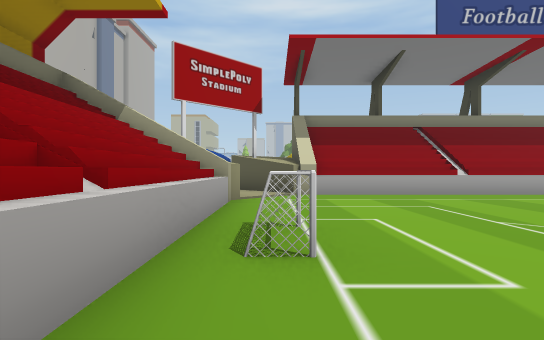
View 1 (above)

22 first-person views from a walk through a Unity game level. The camera is 1.2 m above the floor, looks level and sees 80° across. Doors are open. The floor is counted in squares, 2 m on a side. Each view is taken from the middle of a square. On the plan, view 1 faces up. The plan holds only what a view shows up to about 10 squares ahead; the rest is blank. The place goes on beyond the plan. The player character is not drawn. Some animated figures are not drawn. Some surface patterns are stand-ins.

View 2
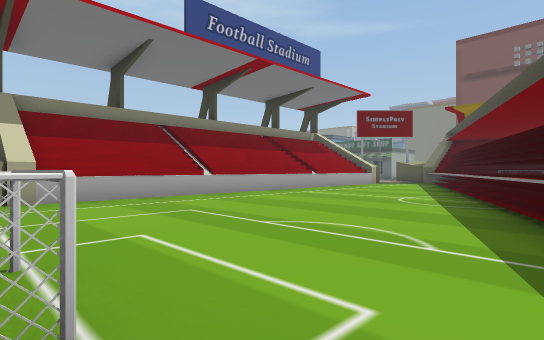

View 3
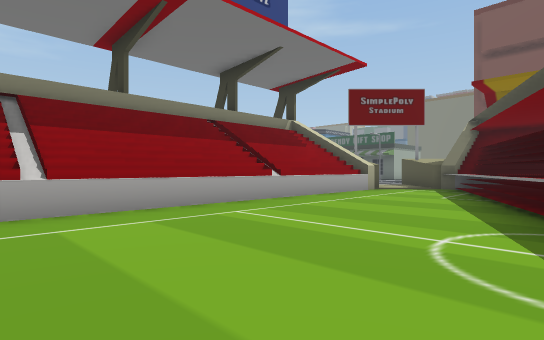

View 4
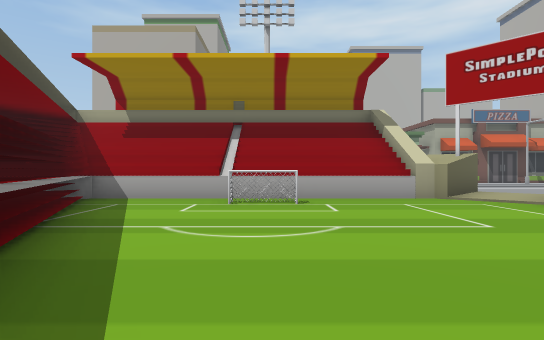

View 5
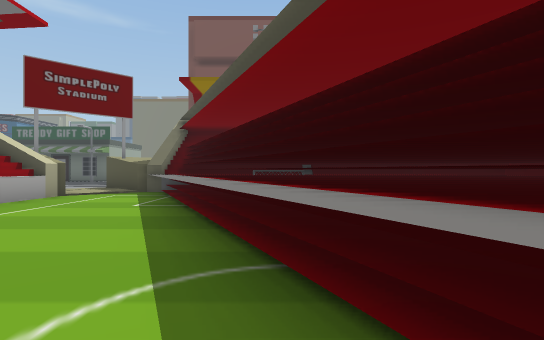

View 6
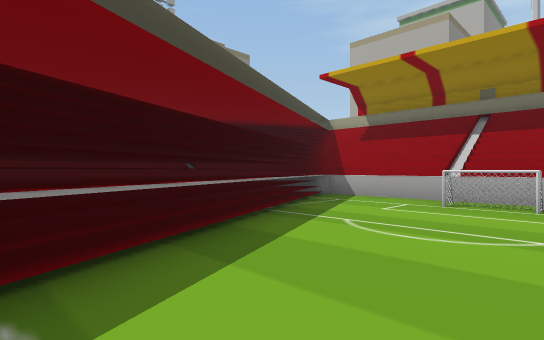

View 7
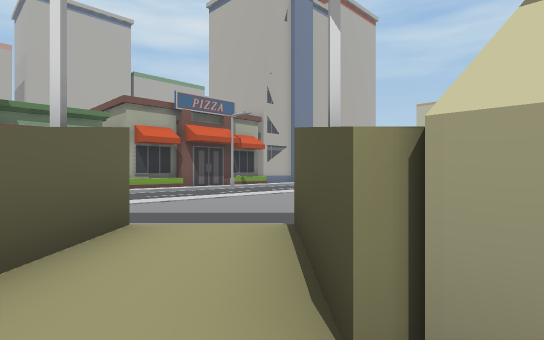

View 8
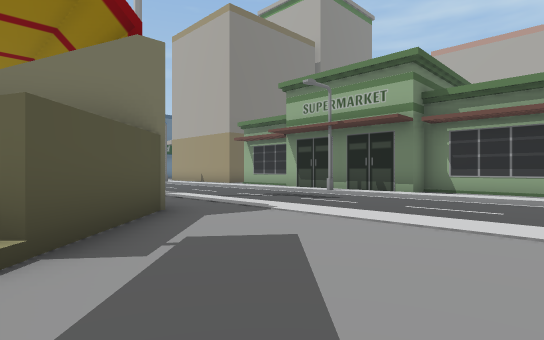

View 9
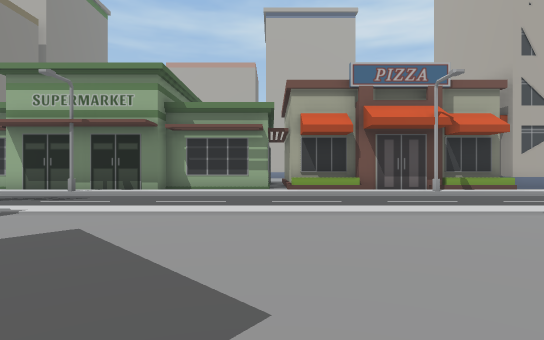

View 10
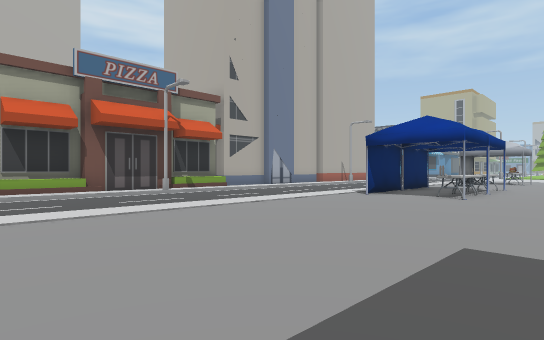

View 11
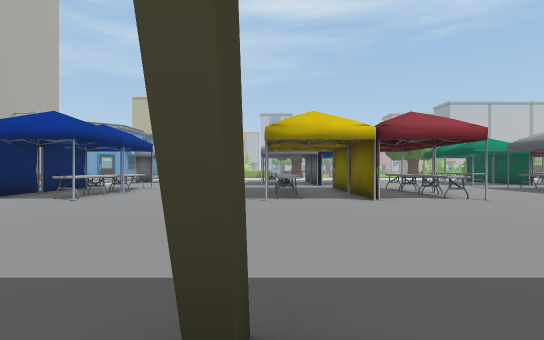

View 12
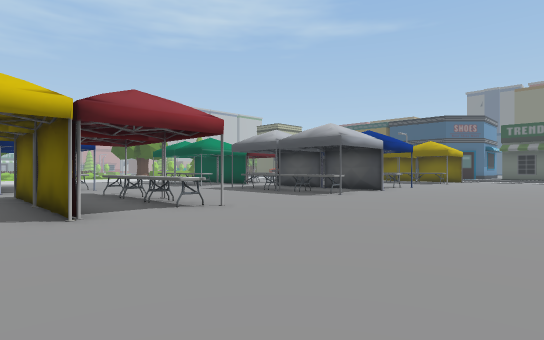

View 13
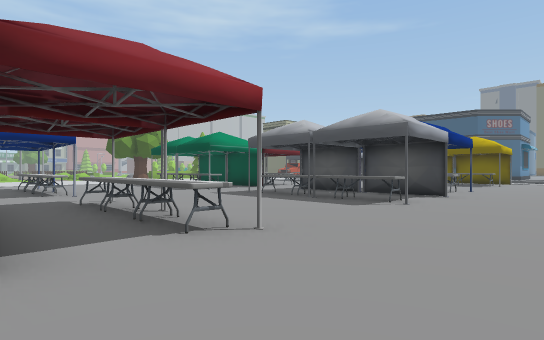

View 14
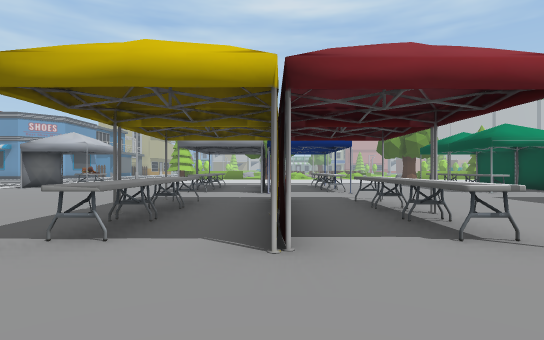

View 15
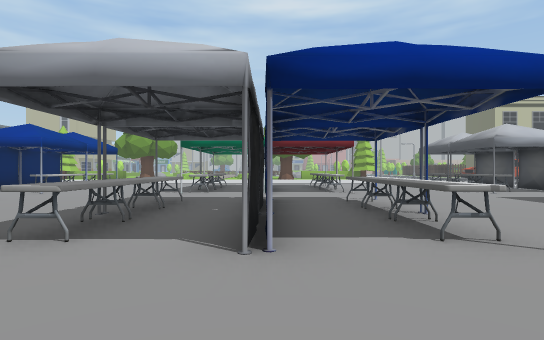

View 16
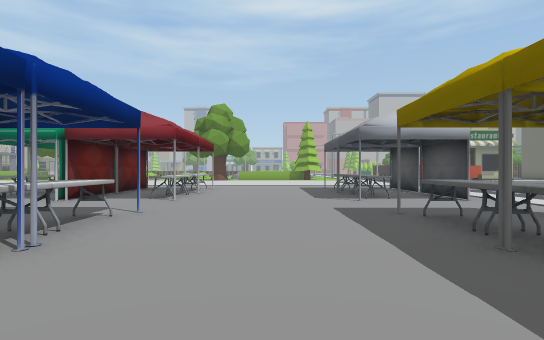

View 17
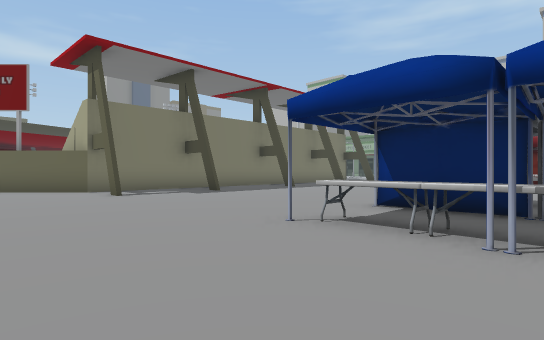

View 18
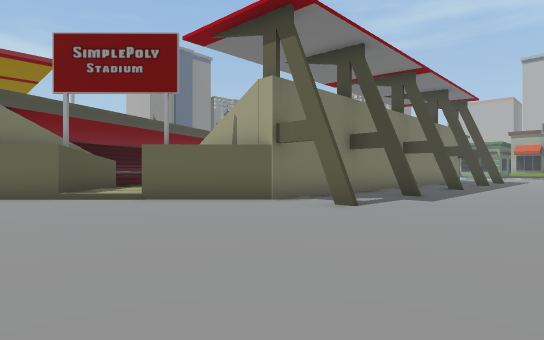

View 19
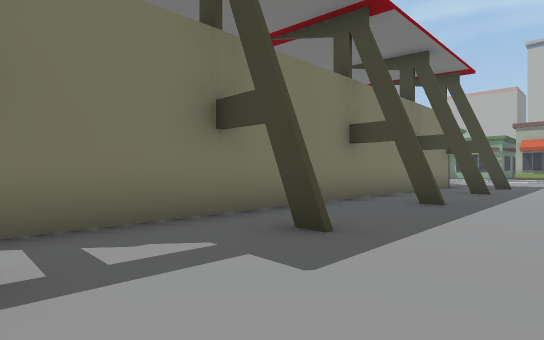

View 20
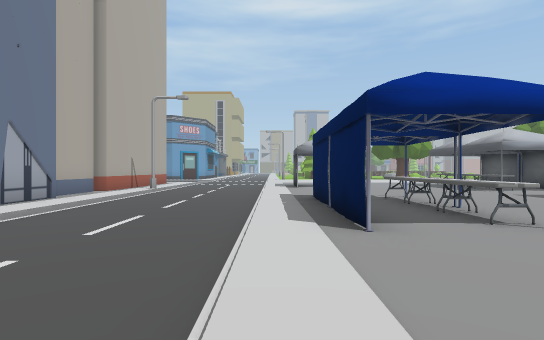

View 21
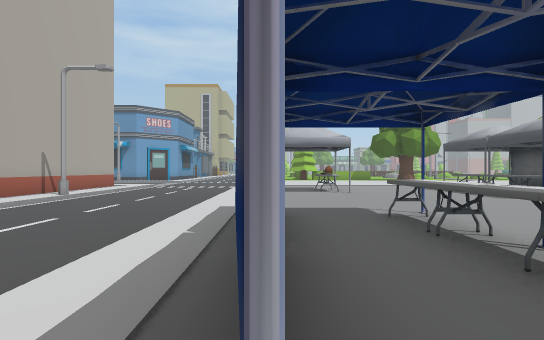

View 22
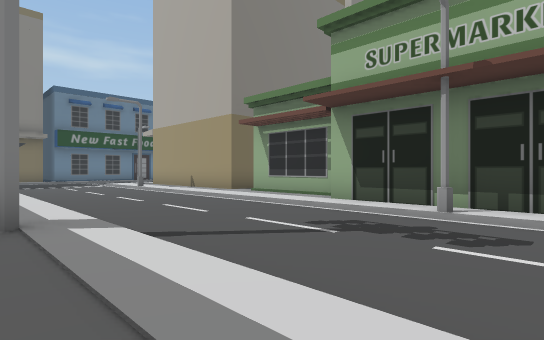

### Floor plan
Key: @ floor where view 1 was taken; # wall or solid block; . main floor; : floor 0.25 m higher than the main floor; / step, stairs or slope; ^ raised ledge; O other object.
Columns run from 13 left of view 1 to 18 right of it. Each row starts with its distance up from view 1.
 28   O/... O. ...O O.O     O.O...O.
 27   O/...:O.O...O O.O. .O O.O...O.
 26   OO...:......O.O.O...O.O.O...O.
 25   O/...:......O.O.O...O.O.O...O.
 24   O/...:........................
 23   O/...:........................
 22   O/...:O.O...O.O.O...O.O.O...O.
 21   O/...:O.O...O.O.O...O.O.O...O.
 20    /...:O.O...O.O.O...O.O.O...
 19    /...:O.O...O.O.O...O.O.O...
 18   O/...:..... ................O
 17   O/...:..... ................
 16   O/...:........................
 15   OO...:........................
 14   O/...:........................
 13   O/...:......#..#..#..#..#.....
 12   O/...:..... ..................
 11    /...:.....    ##########.....
 10  O./...:....##   ############..
  9  O./...:.../:############## :/.
  8 OO./...:...#::#^^^^^^^^^^^#::#.
  7   O/...:..##^:::::::::::::::###
  6   OO...:.####::::::::::::::^^#
  5   O/...:.  #^::::::::::::^^###
  4   O/...:.  #^::::::::::^^####
  3   O/...:#  #^#:::::::^^####
  2  O./...:   #^:::::^^#####
  1  O./...:   #^:::^^####
  0  O./...:   #^@^^####
 -1   ./...:   #^#####
 -2    /...:   ####
 -3     ...

Positions as (right, up) in squares from view 1, and headings:
1: (0, 0), facing up
2: (0, 1), facing up-right
3: (4, 3), facing up-right
4: (6, 3), facing left
5: (6, 3), facing right
6: (6, 4), facing down-left
7: (1, 7), facing up-left
8: (-2, 11), facing down-left
9: (-1, 11), facing left
10: (-1, 11), facing up-left
11: (1, 12), facing up
12: (2, 14), facing up-right
13: (3, 16), facing up-right
14: (3, 16), facing up
15: (11, 16), facing up
16: (15, 18), facing up
17: (16, 21), facing down-left
18: (18, 16), facing down-left
19: (13, 15), facing down-left
20: (-6, 15), facing up
21: (-5, 18), facing up
22: (-5, 7), facing down-left
